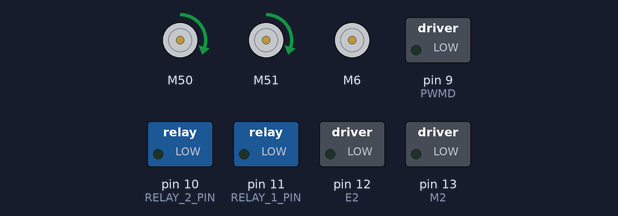
The sketch below on a simulated Arduino Mega 2560, built with avr-gcc and run on an emulated ATmega2560. On the bench: 3 × DC motor (green arrow = forward, orange = backward, longer = faster), switched loads named in the sketch (green lamp = pin HIGH).

Above: at 0.1 s.
At 37.1 s:
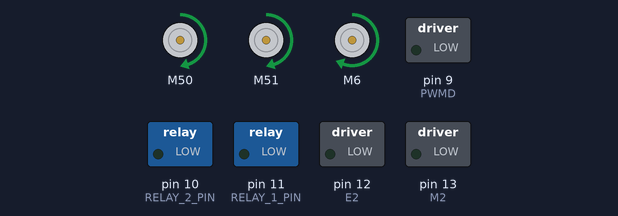
At 43.1 s:
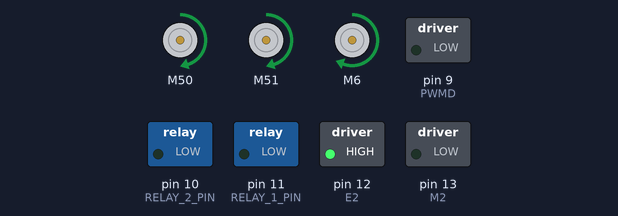
At 65.0 s:
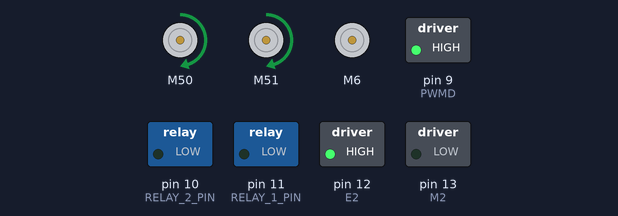
At 78.0 s:
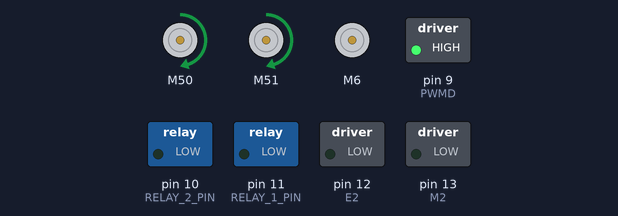
At 87.1 s:
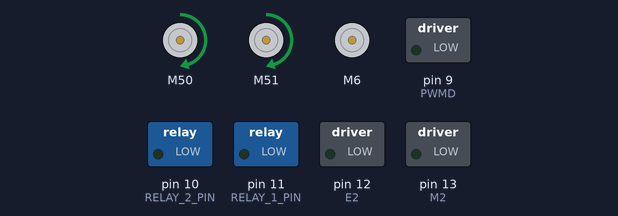
Timing chart, 0 to 88.6 s (numbered marks = the images above):
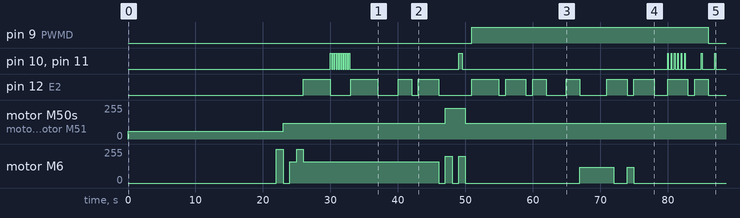

The sketch:

prototypeDemo.ino
```cpp
/////  Multimodal Haptic Armrest for Immersive 4D Experiences - demo code  /////
/////  CAPSTONE project - F2020-W2021 - MECH Project #22                   /////
/////  Arduino code for the actuations of the prototype demonstration      /////
/////  The Incredibles https://www.youtube.com/watch?v=quXf_jvnU4M         /////
/////  From 0:00 to 1:27.                                                  /////
/////  Scenes as described in "Incredibles video timestamps" Google doc    /////
/////  Harcoded demo.                                                      /////

//////// define pin set up & code variables ////////
/// peltier ///
int E2 = 12;
int M2 = 13;
int numberOfPokes = 0;
///
/// solenoids ///
int RELAY_1_PIN = 11;
int RELAY_2_PIN = 10;
///
/// strong vibration motors and fan ///
#include <SparkFun_TB6612.h> // library to control SparkFun motor driver module
#define PWMD 9
#define DIN2 8
#define DIN1 7
#define CIN1 6
#define CIN2 5
#define PWMC 4
#define STBY 40
#define STB2 41
///
/// weak vibration motors and fan ///
#define AIN1 50
#define BIN1 51
#define AIN2 53
#define BIN2 48
#define PWMA 52
#define PWMB 49
///
const int offsetA = 1;
const int offsetB = 1;
const int offsetC = 1;
const int offsetD = 1;

void setup() {
/// Set ups
  pinMode(E2, OUTPUT);
  pinMode(M2, OUTPUT);
  Motor motor1 = Motor(AIN1, AIN2, PWMA, offsetA, STBY);  // defines channel (2 motors)
  Motor motor2 = Motor(BIN1, BIN2, PWMB, offsetB, STBY);  // defines channel (2 motors)
  Motor motor3 = Motor(CIN1, CIN2, PWMC, offsetC, STB2);

//// Scene 1 -> 2 //// weak vib motors
  motor1.drive(60); // weak vib motors on
  motor2.drive(60); // weak vib motors on

  delay(22000);

  digitalWrite(AIN1, LOW);                          //set pin 1 to low
  digitalWrite(AIN2, LOW);                          //set pin 2 to low
  digitalWrite(BIN1, LOW);                          //set pin 1 to low
  digitalWrite(BIN2, LOW);                          //set pin 2 to low
  analogWrite(PWMA, 0);
  analogWrite(PWMB, 0);

//// Scene 2 -> 3 //// strong vib motors
  motor3.drive(255);

  delay(1000);

  motor3.brake(); // stop vib

//// Scene 3 -> 4 //// weak vib motors
  motor1.drive(120); // weak vib motors on
  motor2.drive(120); // weak vib motors on

  delay(1000);

  digitalWrite(AIN1, LOW);                          //set pin 1 to low
  digitalWrite(AIN2, LOW);                          //set pin 2 to low
  digitalWrite(BIN1, LOW);                          //set pin 1 to low
  digitalWrite(BIN2, LOW);                          //set pin 2 to low
  analogWrite(PWMA, 0);
  analogWrite(PWMB, 0);

//// Scene 4 -> 5 //// strong vib motors
  motor3.drive(160);

  delay(1000);

//// Scene 5 -> 6 //// strong vib motors
  motor3.drive(255);

  delay(1000);

  motor3.brake(); // stop vib

//// Scene 6 -> 9 //// weak & strong vib motors + peltier
  motor1.drive(120); // weak motors on
  motor2.drive(120); // weak motors on
  motor3.drive(160); // strong motors on
  digitalWrite(E2, HIGH);   // Peltier warming
  digitalWrite(M2, LOW);    // Peltier warming

  delay(4000);

  digitalWrite(E2, LOW);  // turn peltier off
  digitalWrite(M2, LOW);  // turn peltier off

  // solenoid poking
  // 3 pokes per second for 3 seconds, 9 pokes total
  int numberOfPokes = 0;
  while (numberOfPokes < 9) {
    pinMode(RELAY_1_PIN, OUTPUT);   // connect
    pinMode(RELAY_2_PIN, OUTPUT);   // connect
    digitalWrite(RELAY_1_PIN, HIGH);   // switch Solenoid1 ON
    digitalWrite(RELAY_2_PIN, HIGH);   // switch Solenoid2 ON
    delay(167);
    digitalWrite(RELAY_1_PIN, LOW);    // switch Solenoid1 OFF
    digitalWrite(RELAY_2_PIN, LOW);    // switch Solenoid2 OFF
    delay(167);
    numberOfPokes = numberOfPokes + 1;
  }
  pinMode(RELAY_1_PIN, INPUT);   // to place solenoid down
  pinMode(RELAY_2_PIN, INPUT);   // to place solenoid down

  digitalWrite(E2, HIGH);   // Peltier warming
  digitalWrite(M2, LOW);    // Peltier warming
  delay(4000);
  digitalWrite(E2, LOW);  // turn peltier off
  digitalWrite(M2, LOW);  // turn peltier off
  delay(3000);
  digitalWrite(E2, HIGH);   // Peltier warming
  digitalWrite(M2, LOW);    // Peltier warming
  delay(2000);
  digitalWrite(E2, LOW);  // turn peltier off
  digitalWrite(M2, LOW);  // turn peltier off
  delay(1000);
  digitalWrite(E2, HIGH);   // Peltier warming
  digitalWrite(M2, LOW);    // Peltier warming
  delay(3000);

  motor3.brake(); // stop vib

//// Scene 9 -> 10 //// weak vib motors + peltier
  digitalWrite(E2, LOW);  // turn peltier off
  digitalWrite(M2, LOW);  // turn peltier off
  delay(1000);

  digitalWrite(AIN1, LOW);                          //set pin 1 to low
  digitalWrite(AIN2, LOW);                          //set pin 2 to low
  digitalWrite(BIN1, LOW);                          //set pin 1 to low
  digitalWrite(BIN2, LOW);                          //set pin 2 to low
  analogWrite(PWMA, 0);
  analogWrite(PWMB, 0);

//// Scene 10 -> 11 //// weak & strong vib motors + peltier
  motor1.drive(230); // weak motors on
  motor2.drive(230); // weak motors on
  motor3.drive(200); // strong motors on

  delay(1000);

  motor3.brake(); // stop vib
  digitalWrite(AIN1, LOW);                          //set pin 1 to low
  digitalWrite(AIN2, LOW);                          //set pin 2 to low
  digitalWrite(BIN1, LOW);                          //set pin 1 to low
  digitalWrite(BIN2, LOW);                          //set pin 2 to low
  analogWrite(PWMA, 0);
  analogWrite(PWMB, 0);

//// Scene 11 -> 12 //// no actuation
  delay(1000);

//// Scene 12 -> 13 //// solenoids + strong vib motors
  motor3.drive(200); // strong motors on

  // solenoid poking
  // 1 poke per second for 1 second, 1 poke total
  numberOfPokes = 0;
  while (numberOfPokes < 1) {
    pinMode(RELAY_1_PIN, OUTPUT);   // connect
    pinMode(RELAY_2_PIN, OUTPUT);   // connect
    digitalWrite(RELAY_1_PIN, HIGH);   // switch Solenoid1 ON
    digitalWrite(RELAY_2_PIN, HIGH);   // switch Solenoid2 ON
    delay(500);
    digitalWrite(RELAY_1_PIN, LOW);    // switch Solenoid1 OFF
    digitalWrite(RELAY_2_PIN, LOW);    // switch Solenoid2 OFF
    delay(450);
    numberOfPokes = numberOfPokes + 1;
  }
  pinMode(RELAY_1_PIN, INPUT);   // to place solenoid down
  pinMode(RELAY_2_PIN, INPUT);   // to place solenoid down

  motor3.brake(); // stop strong vib

//// Scene 13 -> 14 //// weak vib motors
  motor1.drive(120); // weak motors on
  motor2.drive(120); // weak motors on

  delay(1000);

  digitalWrite(AIN1, LOW);                          //set pin 1 to low
  digitalWrite(AIN2, LOW);                          //set pin 2 to low
  digitalWrite(BIN1, LOW);                          //set pin 1 to low
  digitalWrite(BIN2, LOW);                          //set pin 2 to low
  analogWrite(PWMA, 0);
  analogWrite(PWMB, 0);

//// Scene 14 -> 15 //// fan + peltier
  digitalWrite(DIN1, LOW);   // fan on
  digitalWrite(DIN2, HIGH);  // fan on
  analogWrite(PWMD, 255);    // fan on - full speed
  digitalWrite(E2, HIGH);    // Peltier warming
  digitalWrite(M2, LOW);     // Peltier warming

  delay(4000);

  digitalWrite(E2, LOW);   // turn peltier off
  digitalWrite(M2, LOW);   // turn peltier off

//// Scene 15 -> 16 //// weak vib motors + fan + peltier
  motor1.drive(120); // weak motors on
  motor2.drive(120); // weak motors on

  delay(1000);
  digitalWrite(E2, HIGH);   // Peltier warming
  digitalWrite(M2, LOW);    // Peltier warming
  delay(3000);
  digitalWrite(E2, LOW);   // turn peltier off
  digitalWrite(M2, LOW);   // turn peltier off
  delay(1000);
  digitalWrite(E2, HIGH);   // Peltier warming
  digitalWrite(M2, LOW);    // Peltier warming

//// Scene 16 -> 17 //// weak vib motors + fan + peltier
  delay(2000);

//// Scene 17 -> 18 //// weak vib motors + fan + peltier
  digitalWrite(E2, LOW);   // turn peltier off
  digitalWrite(M2, LOW);   // turn peltier off
  delay(3000);
//  // solenoid poking
//  // 3 pokes per second for 3 seconds, 9 pokes total
//  numberOfPokes = 0;
//  while (numberOfPokes < 9) {
//    pinMode(RELAY_1_PIN, OUTPUT);   // connect
//    pinMode(RELAY_2_PIN, OUTPUT);   // connect
//    digitalWrite(RELAY_1_PIN, HIGH);   //Switch Solenoid1 ON
//    digitalWrite(RELAY_2_PIN, HIGH);   //Switch Solenoid2 ON
//    delay(167);
//    digitalWrite(RELAY_1_PIN, LOW);    //Switch Solenoid1 OFF
//    digitalWrite(RELAY_2_PIN, LOW);    //Switch Solenoid2 OFF
//    delay(167);
//    numberOfPokes = numberOfPokes + 1;
//  }
//  pinMode(RELAY_1_PIN, INPUT);   // to place solenoid down
//  pinMode(RELAY_2_PIN, INPUT);   // to place solenoid down

  digitalWrite(E2, HIGH);   // Peltier warming
  digitalWrite(M2, LOW);    // Peltier warming
  delay(2000);
//  // solenoid poking
//  // 1 pokes per second for 2 seconds
//  numberOfPokes = 0;
//  while (numberOfPokes < 2) {
//    pinMode(RELAY_1_PIN, OUTPUT);   // connect
//    pinMode(RELAY_2_PIN, OUTPUT);   // connect
//    digitalWrite(RELAY_1_PIN, HIGH);   //Switch Solenoid1 ON
//    digitalWrite(RELAY_2_PIN, HIGH);   //Switch Solenoid2 ON
//    delay(100);
//    digitalWrite(RELAY_1_PIN, LOW);    //Switch Solenoid1 OFF
//    digitalWrite(RELAY_2_PIN, LOW);    //Switch Solenoid2 OFF
//    delay(900);
//    numberOfPokes = numberOfPokes + 1;
//  }
//  pinMode(RELAY_1_PIN, INPUT);   // to place solenoid down
//  pinMode(RELAY_2_PIN, INPUT);   // to place solenoid down

  digitalWrite(E2, LOW);   // turn peltier off
  digitalWrite(M2, LOW);   // turn peltier off

  digitalWrite(AIN1, LOW);                          //set pin 1 to low
  digitalWrite(AIN2, LOW);                          //set pin 2 to low
  digitalWrite(BIN1, LOW);                          //set pin 1 to low
  digitalWrite(BIN2, LOW);                          //set pin 2 to low
  analogWrite(PWMA, 0);
  analogWrite(PWMB, 0);

//// Scene 18 -> 19 //// strong vib motors + fan
  motor3.drive(120);
  delay(4000);

//// Scene 19 -> 20 //// strong vib motors + fan + peltier
  digitalWrite(E2, HIGH);   // Peltier warming
  digitalWrite(M2, LOW);    // Peltier warming
  delay(1000);
  motor3.brake();
  delay(2000);
  digitalWrite(E2, LOW);   // turn peltier off
  digitalWrite(M2, LOW);   // turn peltier off
  motor3.drive(120);
  delay(1000);
  motor3.brake();
  motor1.drive(120); // weak motors on
  motor2.drive(120); // weak motors on
  digitalWrite(E2, HIGH);   // Peltier warming
  digitalWrite(M2, LOW);    // Peltier warming
  delay(3000);
  digitalWrite(E2, LOW);   // turn peltier off
  digitalWrite(M2, LOW);   // turn peltier off
  delay(1000);

//// Scene 20 -> 21 //// weak vib motors + fan + peltier + solenoids
  delay(1000);
  digitalWrite(E2, HIGH);   // Peltier warming
  digitalWrite(M2, LOW);    // Peltier warming

  // solenoid poking
  // 2 pokes per second for 3 seconds, 6 pokes total
  numberOfPokes = 0;
  while (numberOfPokes < 6) {
    pinMode(RELAY_1_PIN, OUTPUT);   // connect
    pinMode(RELAY_2_PIN, OUTPUT);   // connect
    digitalWrite(RELAY_1_PIN, HIGH);   //Switch Solenoid1 ON
    digitalWrite(RELAY_2_PIN, HIGH);   //Switch Solenoid2 ON
    delay(100);
    digitalWrite(RELAY_1_PIN, LOW);    //Switch Solenoid1 OFF
    digitalWrite(RELAY_2_PIN, LOW);    //Switch Solenoid2 OFF
    delay(400);
    numberOfPokes = numberOfPokes + 1;
  }
  pinMode(RELAY_1_PIN, INPUT);   // to place solenoid down
  pinMode(RELAY_2_PIN, INPUT);   // to place solenoid down

  digitalWrite(E2, LOW);   // turn peltier off
  digitalWrite(M2, LOW);   // turn peltier off

//// Scene 21 -> 22 //// weak vib motors + fan + peltier
  delay(1000);
  digitalWrite(E2, HIGH);   // Peltier warming
  digitalWrite(M2, LOW);    // Peltier warming
  delay(1000);

//// Scene 22 -> 23 //// weak vib motors + fan + peltier + solenoid
  // solenoid poking
  // 1 poke per second for 1 second, 1 poke total
  numberOfPokes = 0;
  while (numberOfPokes < 1) {
    pinMode(RELAY_1_PIN, OUTPUT);   // connect
    pinMode(RELAY_2_PIN, OUTPUT);   // connect
    digitalWrite(RELAY_1_PIN, HIGH);   //Switch Solenoid1 ON
    digitalWrite(RELAY_2_PIN, HIGH);   //Switch Solenoid2 ON
    delay(100);
    digitalWrite(RELAY_1_PIN, LOW);    //Switch Solenoid1 OFF
    digitalWrite(RELAY_2_PIN, LOW);    //Switch Solenoid2 OFF
    delay(900);
    numberOfPokes = numberOfPokes + 1;
  }
  pinMode(RELAY_1_PIN, INPUT);   // to place solenoid down
  pinMode(RELAY_2_PIN, INPUT);   // to place solenoid down

  digitalWrite(AIN1, LOW);                          //set pin 1 to low
  digitalWrite(AIN2, LOW);                          //set pin 2 to low
  digitalWrite(BIN1, LOW);                          //set pin 1 to low
  digitalWrite(BIN2, LOW);                          //set pin 2 to low
  analogWrite(PWMA, 0);
  analogWrite(PWMB, 0);

  digitalWrite(DIN1, LOW); // fan off
  digitalWrite(DIN2, LOW); // fan off
  analogWrite(PWMD, 0);    // fan off - 0 speed

  digitalWrite(E2, LOW);   // turn peltier off
  digitalWrite(M2, LOW);   // turn peltier off

//// Scene 23 -> 24 //// no actuation
  delay(1000);

//// Scene 24 -> 25 //// solenoid, last actuation
  // solenoid poking
  // 1 poke per second for 1 second, 1 poke total
  numberOfPokes = 0;
  while (numberOfPokes < 1) {
    pinMode(RELAY_1_PIN, OUTPUT);   // connect
    pinMode(RELAY_2_PIN, OUTPUT);   // connect
    digitalWrite(RELAY_1_PIN, HIGH);   //Switch Solenoid1 ON
    digitalWrite(RELAY_2_PIN, HIGH);   //Switch Solenoid2 ON
    delay(100);
    digitalWrite(RELAY_1_PIN, LOW);    //Switch Solenoid1 OFF
    digitalWrite(RELAY_2_PIN, LOW);    //Switch Solenoid2 OFF
    delay(900);
    numberOfPokes = numberOfPokes + 1;
  }
  pinMode(RELAY_1_PIN, INPUT);   // to place solenoid down
  pinMode(RELAY_2_PIN, INPUT);   // to place solenoid down
}
void loop() {
  exit; // terminate loop execution
}

//// DONE :-) !!! We hope you enjoy or provide a fun, immersive 4D experience.
```
